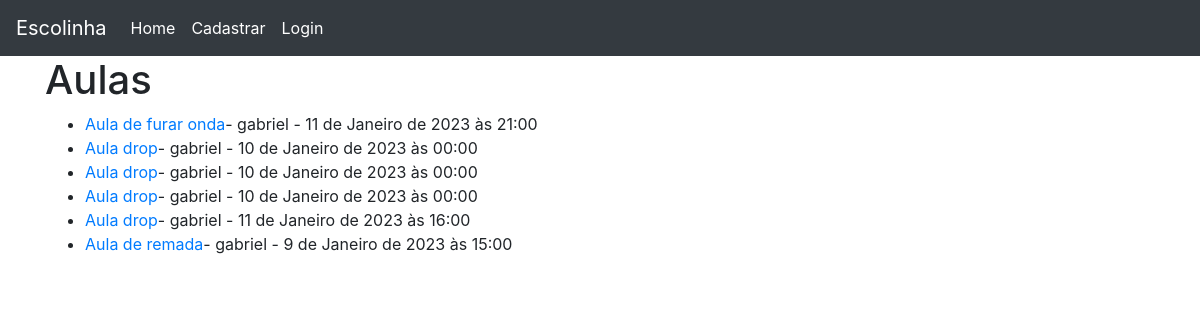
The app's page /, older data.
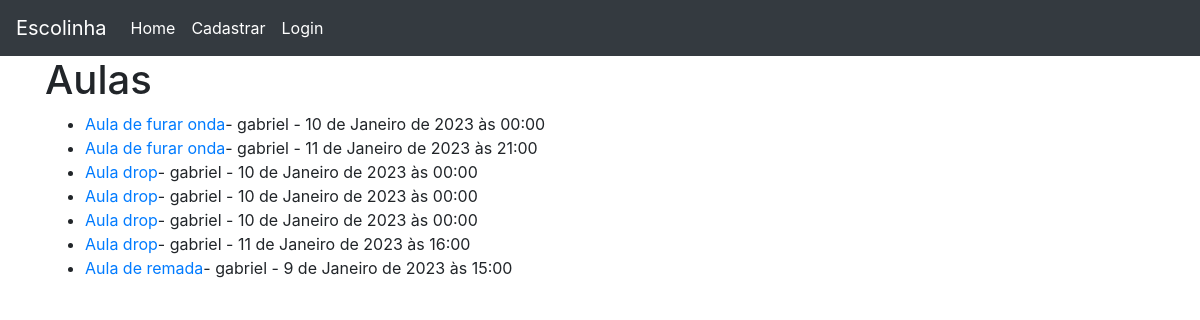
The same page, newer data.
### control/models.py (models this page shows, shortened)
class Aula(models.Model):
    titulo = models.CharField(max_length=255)
    data = models.DateTimeField()
    instrutor = models.ForeignKey(User, on_delete=models.CASCADE,)

### control/views.py (the view)
# urls.py: path('', HomeView.as_view(), name="home"),
class HomeView(ListView):
    model = Aula
    template_name = 'home.html'
    ordering = ['-id']

### control/templates/home.html (shortened to what this page needs)
{% extends 'base.html' %}
{% block content %}
<h1>Aulas</h1>
    <ul>
        {% for Aula in object_list %}
            <li>
                <a href="{% url 'checkin' Aula.pk %}">{{Aula.titulo}}</a>- {{Aula.instrutor}} - {{Aula.data}}
            </li>
        {% endfor %}
    </ul>
{% endblock %}

Row changes from the older to the newer data that the page shows:
added Aula: titulo "Aula de furar onda", instrutor "gabriel", data "10 de Janeiro de 2023 às 00:00"
